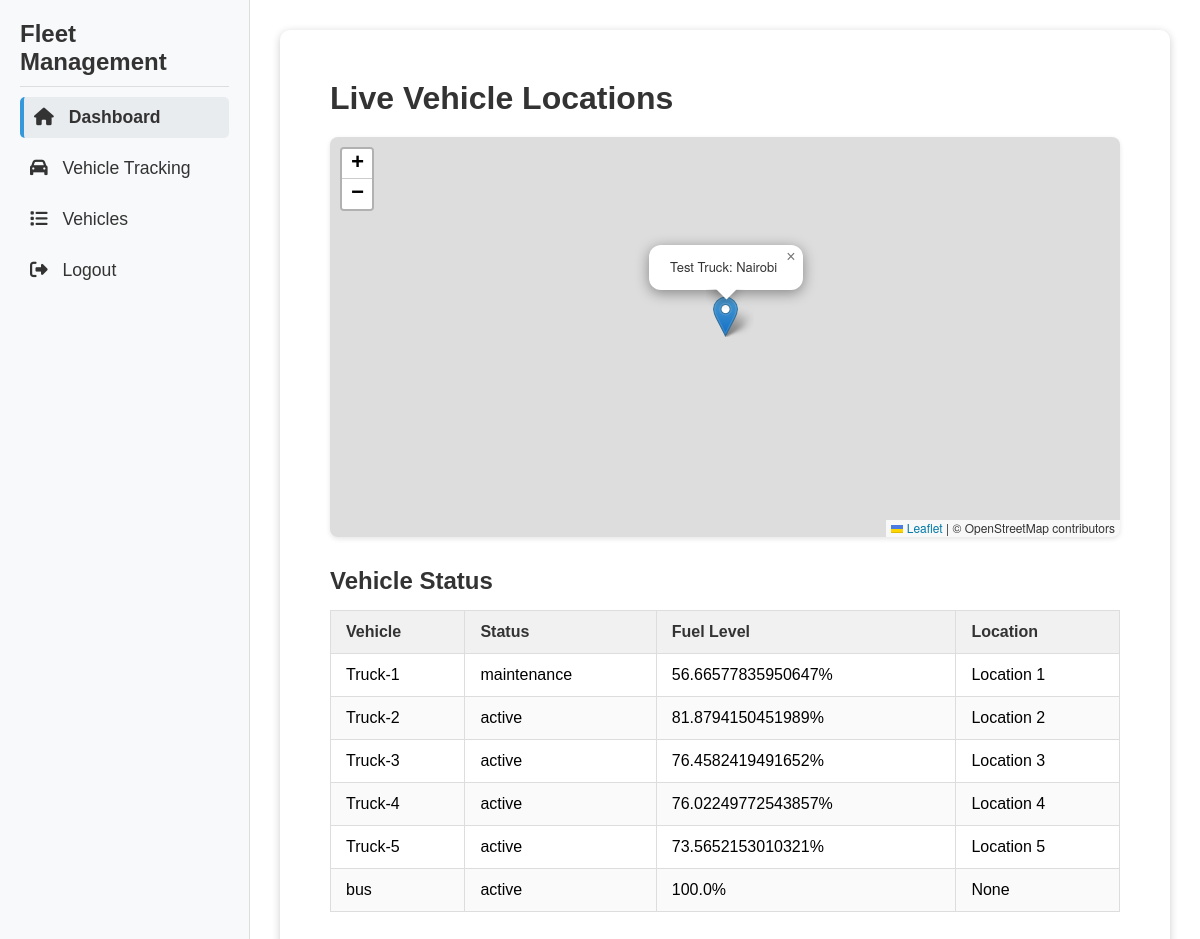
The page /vehicle-tracking (signed in) on the database as committed earlier.
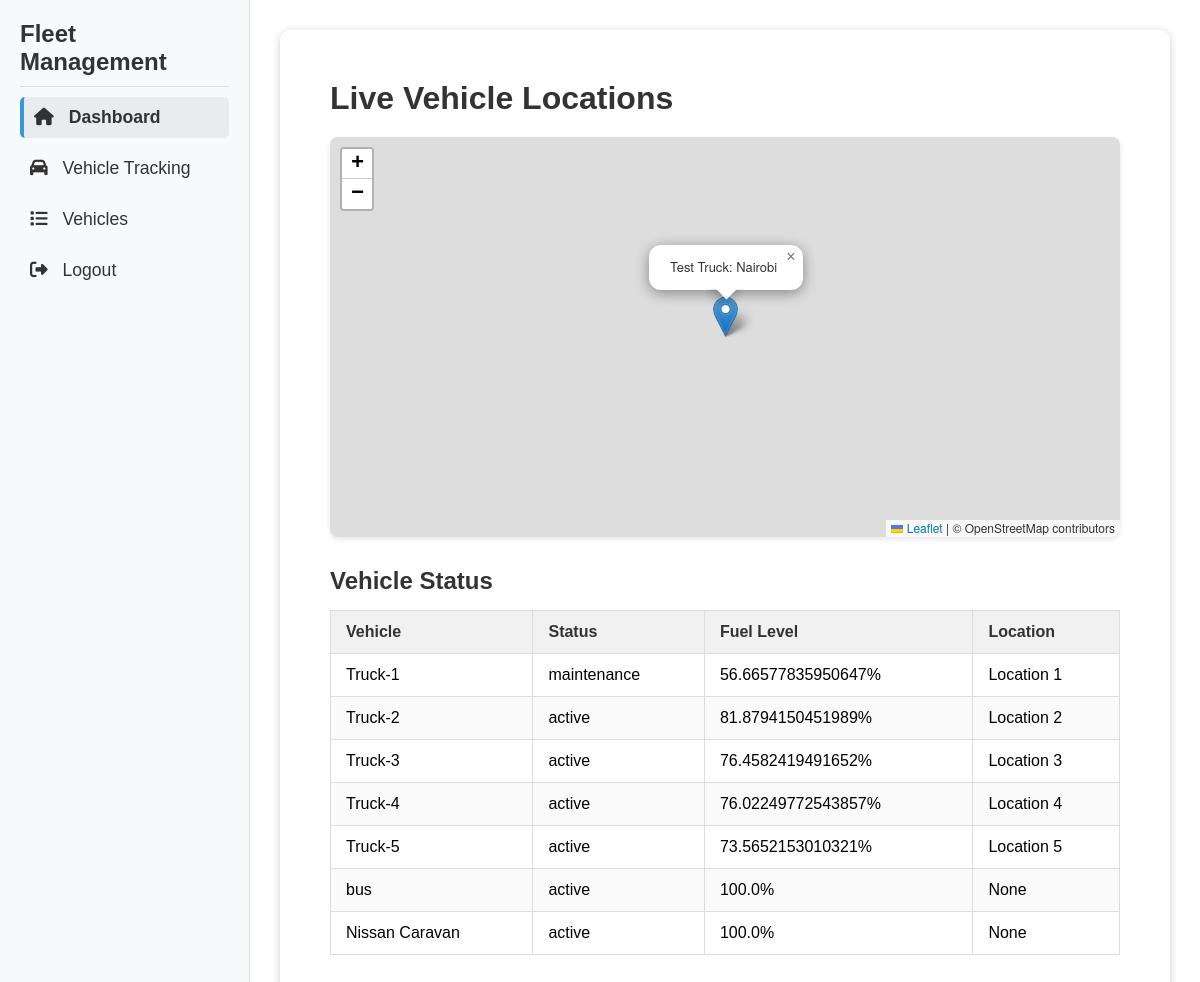
The same page on the database as committed later.
### app.py (models this page shows)
class Vehicle(db.Model):
    id = db.Column(db.Integer, primary_key=True)
    name = db.Column(db.String(80), nullable=False)
    vehicle_type = db.Column(db.String(50), nullable=False, default='Truck')  # New field
    model = db.Column(db.String(100))  # New field
    year = db.Column(db.Integer)  # New field
    current_location = db.Column(db.String(200))
    latitude = db.Column(db.Float)
    longitude = db.Column(db.Float)
    fuel_level = db.Column(db.Float, default=100.0)
    status = db.Column(db.String(50), default='active')
    last_maintenance = db.Column(db.DateTime)
    tank_capacity = db.Column(db.Float, default=100.0)
    maintenance_records = db.relationship('MaintenanceRecord', backref='vehicle', lazy=True)
    fuel_records = db.relationship('FuelRecord', backref='vehicle', lazy=True)
    created_at = db.Column(db.DateTime, default=datetime.utcnow)
    updated_at = db.Column(db.DateTime, default=datetime.utcnow, onupdate=datetime.utcnow)
    image_url = db.Column(db.String(500))  # New field for vehicle image

### app.py (the view)
@app.route('/vehicle-tracking')
@login_required
def vehicle_tracking():
    vehicles = Vehicle.query.all()
    return render_template('vehicle_tracking.html', vehicles=vehicles)

### app.py (called while the page is built)
@login_manager.user_loader
def load_user(user_id):
    return User.query.get(int(user_id))

### templates/vehicle_tracking.html (shortened to what this page needs)
<!DOCTYPE html>
<html lang="en">
  <head>
    <link rel="stylesheet" href="{{ url_for('static', filename='css/vehicle_tracking.css') }}" />
    <link rel="stylesheet" href="https://cdnjs.cloudflare.com/ajax/libs/font-awesome/6.4.0/css/all.min.css"/>
    <link rel="stylesheet" href="https://unpkg.com/leaflet@1.9.3/dist/leaflet.css"/>
  </head>
  <body>
    <div class="tracking-container">
      <aside class="sidebar">
        <div class="sidebar-header">
          <h2>Fleet Management</h2>
        </div>
        <hr class="sidebar-divider">
        <ul class="sidebar-menu">
          <li class="active">
            <a href="/dashboard">
              <i class="fa-solid fa-home"></i> Dashboard
            </a>
          </li>
          <li>
            <a href="/vehicle-tracking">
              <i class="fa-solid fa-car"></i> Vehicle Tracking
            </a>
          </li>
          <li>
            <a href="/vehicles">
              <i class="fa-solid fa-list"></i> Vehicles
            </a>
          </li>
          <li>
            <a href="/logout">
              <i class="fa-solid fa-right-from-bracket"></i> Logout
            </a>
          </li>
        </ul>
      </aside>
      <main class="content">
        <div class="tracking-main">
          <h2>Live Vehicle Locations</h2>
          <div id="map"></div>
          <section class="vehicle-status">
            <h3>Vehicle Status</h3>
            <table class="status-table">
              <thead>
                <tr>
                  <th>Vehicle</th>
                  <th>Status</th>
                  <th>Fuel Level</th>
                  <th>Location</th>
                </tr>
              </thead>
              <tbody>
                {% for vehicle in vehicles %}
                <tr>
                  <td>{{ vehicle.name }}</td>
                  <td>{{ vehicle.status }}</td>
                  <td>{{ vehicle.fuel_level }}%</td>
                  <td>{{ vehicle.current_location }}</td>
                </tr>
                {% endfor %}
              </tbody>
            </table>
          </section>
        </div>
      </main>
    </div>
  </body>
</html>

Rows that differ between the two databases and show on the page:
added Vehicle: name "Nissan Caravan", status "active", fuel_level "100.0", current_location "None"
